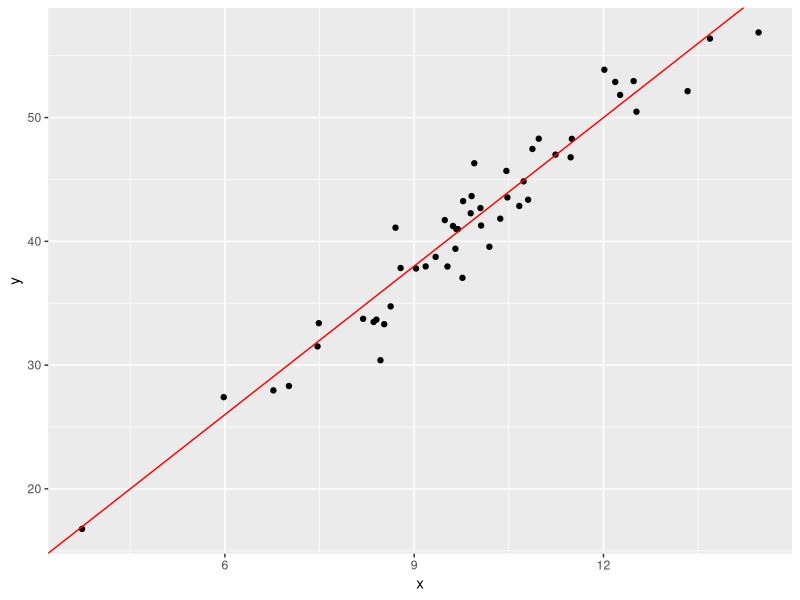

The R source for this figure: (Note: this script raises an error after producing the figure.)
# libraries
library(tidyverse)
library(patchwork)
set.seed(1600)

# set par names
pars <- c("b0", "b1", "sd")

# model set up
nobs <- 50
b0 <- 2
b1 <- 4
sd <- 2

# make df
pars_true <- tibble(
  name = pars,
  pars_true = c(b0, b1, sd)
)

# simulate data
x <- rnorm(nobs, 10, sqrt(5))
y <- b0 + b1*x + rnorm(nobs, 0, sd)

# plot data
tibble(x, y) |>
  ggplot(aes(x, y)) +
  geom_point() +
  geom_abline(slope = b1, intercept = b0, col = "red")


# posterior function ------------------------------------------------------

posterior <- function(par){

  # take the input parameters of the intercept, slope and std dev
  b0 <- par[1]
  b1 <- par[2]
  sd <- par[3]

  # compute the expected value given the input parameters
  y_hat <- b0 + b1*x

  # compute the log likelihoods
  loglikelihoods <- dnorm(y, mean = y_hat, sd = sd, log = TRUE)

  # sum the log likelihoods and return
  sumll <- sum(loglikelihoods)

  # priors - non-formative
  b0_prior <- dnorm(b0, sd = 5, log = TRUE)
  b1_prior <- dnorm(b1, sd = 5, log = TRUE)
  sd2_prior <- dinvgamma(sd^2, shape = 1, log = TRUE) # inverse gamma prior on the variance

  # now return the sum of all components
  sum(sumll, b0_prior, b1_prior, sd2_prior)
}


# Metropolis-Hastings algorithm -------------------------------------------

metropHastingsMCMC <- function(theta0, proposal_sd, iter, burnin){

  # initialise the chain
  chain = matrix(NA, nrow=iter+1, ncol=length(theta0))
  chain[1,] = theta0
  acceptance <- array(0, c(iter, length(theta0)))

  # each iteraction take a draw from the proposal for each parameter
  # calculate teh acceptance probability
  # either accept or reject the proposal given the probability r
  for (i in 1:iter){
    theta_star <- rnorm(length(pars), mean = chain[i,], sd = proposal_sd)
    r <- exp(posterior(theta_star) - dnorm(theta_star, mean = chain[i,], sd = proposal_sd, log = TRUE) -
               posterior(chain[i,]) + dnorm(chain[i,], mean = theta_star, sd = proposal_sd, log = TRUE))

    # now that r is a vector of 3 values representing each parameter we need to accept/reject each individually
    for(k in 1:length(pars)){
      if (runif(1) < r[k]){
        chain[i+1,k] = theta_star[k]
        acceptance[i,k] <- 1
      }else{
        chain[i+1,k] = chain[i,k]
      }
    }
  }
  cat("Acceptance rate:", mean(acceptance[burnin:iter]))
  chain[burnin:iter,]
}


# run sim -----------------------------------------------------------------

theta0 <- c(1, 2, 1)
prop_sd <- c(0.5, 0.1, 0.25)
its <- 100000
burn <- 25000
chain <- metropHastingsMCMC(theta0, prop_sd, its, burn)


# plot --------------------------------------------------------------------

burnt_chain_df <- chain |>
  as_tibble() |>
  set_names(pars) |>
  mutate(iter = 1:n()) |>
  pivot_longer(c(b0, b1, sd))

df_mean <- burnt_chain_df |>
  group_by(name) |>
  summarise(value = mean(value))

g_hist <- burnt_chain_df |>
  ggplot(aes(value)) +
  geom_histogram(fill = "darkcyan", bins = 60) +
  geom_vline(aes(xintercept = pars_true), pars_true, col = "red", lty = 2) +
  geom_vline(aes(xintercept = value), df_mean, lty = 2) +
  facet_wrap(~name, nrow = length(pars), scales = "free_x")

g_chains <- burnt_chain_df |>
  ggplot(aes(iter, value)) +
  geom_line() +
  geom_hline(aes(yintercept = pars_true), pars_true, col = "red", lty = 2) +
  geom_hline(aes(yintercept = value), df_mean, lty = 2) +
  facet_wrap(~name, nrow = length(pars), scales = "free_y")

g_hist + g_chains

